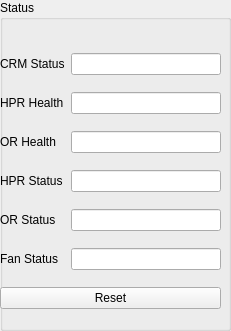
                    <widget class="QGroupBox" name="groupBox_crm1_3">
                     <property name="geometry">
                      <rect>
                       <x>440</x>
                       <y>0</y>
                       <width>231</width>
                       <height>331</height>
                      </rect>
                     </property>
                     <property name="title">
                      <string>Status</string>
                     </property>
                     <widget class="QWidget" name="layoutWidget">
                      <property name="geometry">
                       <rect>
                        <x>0</x>
                        <y>42</y>
                        <width>221</width>
                        <height>278</height>
                       </rect>
                      </property>
                      <layout class="QGridLayout" name="gridLayout_22">
                       <item row="3" column="1">
                        <widget class="QLineEdit" name="lineEdit_hpr_status_3">
                         <property name="readOnly">
                          <bool>true</bool>
                         </property>
                        </widget>
                       </item>
                       <item row="2" column="0">
                        <widget class="QLabel" name="label_or_health_3">
                         <property name="text">
                          <string>OR Health</string>
                         </property>
                        </widget>
                       </item>
                       <item row="1" column="0">
                        <widget class="QLabel" name="label_hpr_health_3">
                         <property name="text">
                          <string>HPR Health</string>
                         </property>
                        </widget>
                       </item>
                       <item row="4" column="0">
                        <widget class="QLabel" name="label_or_status_3">
                         <property name="text">
                          <string>OR Status</string>
                         </property>
                        </widget>
                       </item>
                       <item row="3" column="0">
                        <widget class="QLabel" name="label_hpr_status_3">
                         <property name="text">
                          <string>HPR Status</string>
                         </property>
                        </widget>
                       </item>
                       <item row="0" column="0">
                        <widget class="QLabel" name="label_crm_status_3">
                         <property name="text">
                          <string>CRM Status</string>
                         </property>
                        </widget>
                       </item>
                       <item row="4" column="1">
                        <widget class="QLineEdit" name="lineEdit_or_status_3">
                         <property name="readOnly">
                          <bool>true</bool>
                         </property>
                        </widget>
                       </item>
                       <item row="5" column="1">
                        <widget class="QLineEdit" name="lineEdit_fan_status_3">
                         <property name="readOnly">
                          <bool>true</bool>
                         </property>
                        </widget>
                       </item>
                       <item row="2" column="1">
                        <widget class="QLineEdit" name="lineEdit_or_health_3">
                         <property name="readOnly">
                          <bool>true</bool>
                         </property>
                        </widget>
                       </item>
                       <item row="6" column="0" colspan="2">
                        <widget class="QPushButton" name="pushButton_reset_crm_3">
                         <property name="text">
                          <string>Reset</string>
                         </property>
                        </widget>
                       </item>
                       <item row="0" column="1">
                        <widget class="QLineEdit" name="lineEdit_crm_status_3">
                         <property name="readOnly">
                          <bool>true</bool>
                         </property>
                        </widget>
                       </item>
                       <item row="1" column="1">
                        <widget class="QLineEdit" name="lineEdit_hpr_health_3">
                         <property name="readOnly">
                          <bool>true</bool>
                         </property>
                        </widget>
                       </item>
                       <item row="5" column="0">
                        <widget class="QLabel" name="label_fan_status_3">
                         <property name="text">
                          <string>Fan Status</string>
                         </property>
                        </widget>
                       </item>
                      </layout>
                     </widget>
                    </widget>
